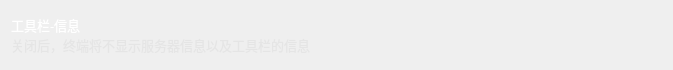
                  <widget class="QWidget" name="verticalWidget_33" native="true">
                   <property name="minimumSize">
                    <size>
                     <width>0</width>
                     <height>70</height>
                    </size>
                   </property>
                   <property name="maximumSize">
                    <size>
                     <width>16777215</width>
                     <height>70</height>
                    </size>
                   </property>
                   <property name="styleSheet">
                    <string notr="true">#verticalWidget_33{background-color: rgba(223, 223, 223,50);
border-radius: 5px;}</string>
                   </property>
                   <layout class="QHBoxLayout" name="horizontalLayout_44">
                    <item>
                     <widget class="QWidget" name="horizontalWidget_24" native="true">
                      <property name="minimumSize">
                       <size>
                        <width>0</width>
                        <height>40</height>
                       </size>
                      </property>
                      <property name="maximumSize">
                       <size>
                        <width>16777215</width>
                        <height>40</height>
                       </size>
                      </property>
                      <layout class="QVBoxLayout" name="verticalLayout_35">
                       <property name="spacing">
                        <number>0</number>
                       </property>
                       <property name="leftMargin">
                        <number>0</number>
                       </property>
                       <property name="topMargin">
                        <number>0</number>
                       </property>
                       <property name="rightMargin">
                        <number>0</number>
                       </property>
                       <property name="bottomMargin">
                        <number>0</number>
                       </property>
                       <item>
                        <widget class="QLabel" name="label_infoDisplay">
                         <property name="font">
                          <font>
                           <family>OPPOSans B</family>
                           <pointsize>10</pointsize>
                           <stylestrategy>PreferAntialias</stylestrategy>
                          </font>
                         </property>
                         <property name="styleSheet">
                          <string notr="true">color: rgb(255, 255, 255);</string>
                         </property>
                         <property name="text">
                          <string>工具栏-信息</string>
                         </property>
                        </widget>
                       </item>
                       <item>
                        <widget class="QLabel" name="label_infoDisplay_tip">
                         <property name="minimumSize">
                          <size>
                           <width>0</width>
                           <height>20</height>
                          </size>
                         </property>
                         <property name="maximumSize">
                          <size>
                           <width>16777215</width>
                           <height>20</height>
                          </size>
                         </property>
                         <property name="font">
                          <font>
                           <family>OPPOSans B</family>
                           <pointsize>10</pointsize>
                           <stylestrategy>PreferAntialias</stylestrategy>
                          </font>
                         </property>
                         <property name="styleSheet">
                          <string notr="true">color: rgba(223, 223, 223, 150);</string>
                         </property>
                         <property name="text">
                          <string>关闭后，终端将不显示服务器信息以及工具栏的信息</string>
                         </property>
                        </widget>
                       </item>
                      </layout>
                     </widget>
                    </item>
                    <item>
                     <spacer name="horizontalSpacer_62">
                      <property name="orientation">
                       <enum>Qt::Horizontal</enum>
                      </property>
                      <property name="sizeHint" stdset="0">
                       <size>
                        <width>352</width>
                        <height>20</height>
                       </size>
                      </property>
                     </spacer>
                    </item>
                    <item>
                     <layout class="QVBoxLayout" name="verticalLayout_infoDisplay"/>
                    </item>
                   </layout>
                  </widget>
